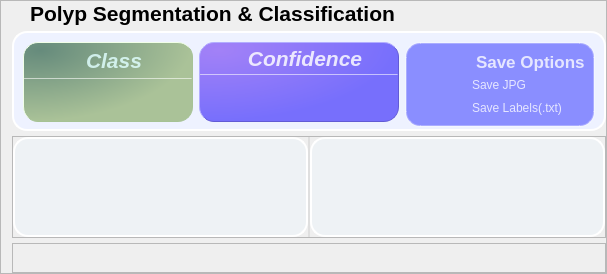
           <widget class="QFrame" name="content">
            <property name="frameShape">
             <enum>QFrame::StyledPanel</enum>
            </property>
            <property name="frameShadow">
             <enum>QFrame::Raised</enum>
            </property>
            <layout class="QHBoxLayout" name="horizontalLayout_5">
             <property name="spacing">
              <number>0</number>
             </property>
             <property name="topMargin">
              <number>0</number>
             </property>
             <property name="rightMargin">
              <number>0</number>
             </property>
             <property name="bottomMargin">
              <number>0</number>
             </property>
             <item>
              <layout class="QVBoxLayout" name="main_content">
               <property name="spacing">
                <number>5</number>
               </property>
               <item>
                <widget class="QLabel" name="char_label">
                 <property name="minimumSize">
                  <size>
                   <width>0</width>
                   <height>20</height>
                  </size>
                 </property>
                 <property name="maximumSize">
                  <size>
                   <width>16777215</width>
                   <height>30</height>
                  </size>
                 </property>
                 <property name="font">
                  <font>
                   <pointsize>16</pointsize>
                   <bold>true</bold>
                  </font>
                 </property>
                 <property name="styleSheet">
                  <string notr="true">padding-left:12px;</string>
                 </property>
                 <property name="text">
                  <string>Polyp Segmentation &amp; Classification</string>
                 </property>
                </widget>
               </item>
               <item>
                <widget class="QFrame" name="QF_Group">
                 <property name="minimumSize">
                  <size>
                   <width>0</width>
                   <height>100</height>
                  </size>
                 </property>
                 <property name="maximumSize">
                  <size>
                   <width>16777215</width>
                   <height>100</height>
                  </size>
                 </property>
                 <property name="styleSheet">
                  <string notr="true">QFrame#QF_Group{
background-color: rgb(238, 242, 255);
border:2px solid rgb(255, 255, 255);
border-radius:15px;
}</string>
                 </property>
                 <property name="frameShape">
                  <enum>QFrame::StyledPanel</enum>
                 </property>
                 <property name="frameShadow">
                  <enum>QFrame::Raised</enum>
                 </property>
                 <layout class="QHBoxLayout" name="horizontalLayout_3">
                  <property name="topMargin">
                   <number>9</number>
                  </property>
                  <property name="bottomMargin">
                   <number>15</number>
                  </property>
                  <item>
                   <widget class="QFrame" name="Target_QF">
                    <property name="minimumSize">
                     <size>
                      <width>170</width>
                      <height>80</height>
                     </size>
                    </property>
                    <property name="maximumSize">
                     <size>
                      <width>170</width>
                      <height>80</height>
                     </size>
                    </property>
                    <property name="toolTipDuration">
                     <number>0</number>
                    </property>
                    <property name="styleSheet">
                     <string notr="true">QFrame#Target_QF{
color: rgb(255, 255, 255);
border-radius: 15px;
background-color: qradialgradient(cx:0, cy:0, radius:1, fx:0.1, fy:0.1, stop:0 rgb(102, 139, 124),  stop:1 rgb(170, 194, 152));
border: 1px outset rgb(166, 194, 149)
}
</string>
                    </property>
                    <property name="frameShape">
                     <enum>QFrame::StyledPanel</enum>
                    </property>
                    <property name="frameShadow">
                     <enum>QFrame::Raised</enum>
                    </property>
                    <layout class="QVBoxLayout" name="verticalLayout_9" stretch="0,2,0">
                     <property name="spacing">
                      <number>0</number>
                     </property>
                     <property name="leftMargin">
                      <number>0</number>
                     </property>
                     <property name="topMargin">
                      <number>0</number>
                     </property>
                     <property name="rightMargin">
                      <number>0</number>
                     </property>
                     <property name="bottomMargin">
                      <number>0</number>
                     </property>
                     <item>
                      <widget class="QFrame" name="Target_top">
                       <property name="styleSheet">
                        <string notr="true">border:none</string>
                       </property>
                       <property name="frameShape">
                        <enum>QFrame::StyledPanel</enum>
                       </property>
                       <property name="frameShadow">
                        <enum>QFrame::Raised</enum>
                       </property>
                       <layout class="QHBoxLayout" name="horizontalLayout_7">
                        <property name="spacing">
                         <number>0</number>
                        </property>
                        <property name="leftMargin">
                         <number>0</number>
                        </property>
                        <property name="topMargin">
                         <number>3</number>
                        </property>
                        <property name="rightMargin">
                         <number>0</number>
                        </property>
                        <property name="bottomMargin">
                         <number>3</number>
                        </property>
                        <item>
                         <widget class="QLabel" name="label_6">
                          <property name="maximumSize">
                           <size>
                            <width>16777215</width>
                            <height>30</height>
                           </size>
                          </property>
                          <property name="font">
                           <font>
                            <family>Segoe UI</family>
                            <pointsize>16</pointsize>
                            <italic>true</italic>
                            <bold>true</bold>
                           </font>
                          </property>
                          <property name="styleSheet">
                           <string notr="true">color: rgba(225, 255, 255,210);
padding-left:12px;
font: 700 italic 16pt &quot;Segoe UI&quot;;</string>
                          </property>
                          <property name="text">
                           <string>Class</string>
                          </property>
                          <property name="alignment">
                           <set>Qt::AlignCenter</set>
                          </property>
                          <property name="indent">
                           <number>0</number>
                          </property>
                         </widget>
                        </item>
                       </layout>
                      </widget>
                     </item>
                     <item>
                      <widget class="Line" name="line_3">
                       <property name="maximumSize">
                        <size>
                         <width>16777215</width>
                         <height>1</height>
                        </size>
                       </property>
                       <property name="styleSheet">
                        <string notr="true">background-color: rgba(255, 255, 255, 89);</string>
                       </property>
                       <property name="orientation">
                        <enum>Qt::Horizontal</enum>
                       </property>
                      </widget>
                     </item>
                     <item>
                      <widget class="QFrame" name="Target_bottom">
                       <property name="styleSheet">
                        <string notr="true">border:none</string>
                       </property>
                       <property name="frameShape">
                        <enum>QFrame::StyledPanel</enum>
                       </property>
                       <property name="frameShadow">
                        <enum>QFrame::Raised</enum>
                       </property>
                       <layout class="QVBoxLayout" name="verticalLayout_10">
                        <property name="spacing">
                         <number>0</number>
                        </property>
                        <property name="leftMargin">
                         <number>0</number>
                        </property>
                        <property name="topMargin">
                         <number>6</number>
                        </property>
                        <property name="rightMargin">
                         <number>0</number>
                        </property>
                        <property name="bottomMargin">
                         <number>6</number>
                        </property>
                        <item alignment="Qt::AlignTop">
                         <widget class="QLabel" name="Target_num">
                          <property name="minimumSize">
                           <size>
                            <width>0</width>
                            <height>30</height>
                           </size>
                          </property>
                          <property name="maximumSize">
                           <size>
                            <width>16777215</width>
                            <height>30</height>
                           </size>
                          </property>
                          <property name="font">
                           <font>
                            <family>Microsoft YaHei UI</family>
                            <pointsize>17</pointsize>
                            <italic>false</italic>
                            <bold>false</bold>
                            <underline>false</underline>
                           </font>
                          </property>
                          <property name="styleSheet">
                           <string notr="true">color: rgb(255, 255, 255);
font: 17pt &quot;Microsoft YaHei UI&quot;;</string>
                          </property>
                          <property name="text">
                           <string/>
                          </property>
                          <property name="alignment">
                           <set>Qt::AlignCenter</set>
                          </property>
                         </widget>
                        </item>
                       </layout>
                      </widget>
                     </item>
                    </layout>
                   </widget>
                  </item>
                  <item>
                   <widget class="QFrame" name="Class_QF">
                    <property name="minimumSize">
                     <size>
                      <width>200</width>
                      <height>80</height>
                     </size>
                    </property>
                    <property name="maximumSize">
                     <size>
                      <width>200</width>
                      <height>80</height>
                     </size>
                    </property>
                    <property name="toolTipDuration">
                     <number>0</number>
                    </property>
                    <property name="styleSheet">
                     <string notr="true">QFrame#Class_QF{
color: rgb(255, 255, 255);
border-radius: 15px;
background-color: qradialgradient(cx:0, cy:0, radius:1, fx:0.1, fy:0.1, stop:0 rgb(162, 129, 247),  stop:1 rgb(119, 111, 252));
border: 1px outset rgb(98, 91, 213);
}
</string>
                    </property>
                    <property name="frameShape">
                     <enum>QFrame::StyledPanel</enum>
                    </property>
                    <property name="frameShadow">
                     <enum>QFrame::Raised</enum>
                    </property>
                    <layout class="QVBoxLayout" name="verticalLayout_7" stretch="0,2,1">
                     <property name="spacing">
                      <number>0</number>
                     </property>
                     <property name="leftMargin">
                      <number>0</number>
                     </property>
                     <property name="topMargin">
                      <number>0</number>
                     </property>
                     <property name="rightMargin">
                      <number>0</number>
                     </property>
                     <property name="bottomMargin">
                      <number>0</number>
                     </property>
                     <item>
                      <widget class="QFrame" name="Class_top">
                       <property name="styleSheet">
                        <string notr="true">border:none</string>
                       </property>
                       <property name="frameShape">
                        <enum>QFrame::StyledPanel</enum>
                       </property>
                       <property name="frameShadow">
                        <enum>QFrame::Raised</enum>
                       </property>
                       <layout class="QHBoxLayout" name="horizontalLayout_6">
                        <property name="spacing">
                         <number>0</number>
                        </property>
                        <property name="leftMargin">
                         <number>0</number>
                        </property>
                        <property name="topMargin">
                         <number>3</number>
                        </property>
                        <property name="rightMargin">
                         <number>0</number>
                        </property>
                        <property name="bottomMargin">
                         <number>3</number>
                        </property>
                        <item>
                         <widget class="QLabel" name="label_5">
                          <property name="maximumSize">
                           <size>
                            <width>16777215</width>
                            <height>30</height>
                           </size>
                          </property>
                          <property name="font">
                           <font>
                            <family>Segoe UI</family>
                            <pointsize>16</pointsize>
                            <italic>true</italic>
                            <bold>true</bold>
                           </font>
                          </property>
                          <property name="styleSheet">
                           <string notr="true">color: rgba(255, 255, 255,210);
padding-left:12px;
font: 700 italic 16pt &quot;Segoe UI&quot;;</string>
                          </property>
                          <property name="text">
                           <string>Confidence</string>
                          </property>
                          <property name="alignment">
                           <set>Qt::AlignCenter</set>
                          </property>
                          <property name="indent">
                           <number>0</number>
                          </property>
                         </widget>
                        </item>
                       </layout>
                      </widget>
                     </item>
                     <item>
                      <widget class="Line" name="line_2">
                       <property name="maximumSize">
                        <size>
                         <width>16777215</width>
                         <height>1</height>
                        </size>
                       </property>
                       <property name="styleSheet">
                        <string notr="true">background-color: rgba(255, 255, 255, 89);</string>
                       </property>
                       <property name="orientation">
                        <enum>Qt::Horizontal</enum>
                       </property>
                      </widget>
                     </item>
                     <item>
                      <widget class="QFrame" name="Class_bottom">
                       <property name="styleSheet">
                        <string notr="true">border:none</string>
                       </property>
                       <property name="frameShape">
                        <enum>QFrame::StyledPanel</enum>
                       </property>
                       <property name="frameShadow">
                        <enum>QFrame::Raised</enum>
                       </property>
                       <layout class="QVBoxLayout" name="verticalLayout_8">
                        <property name="spacing">
                         <number>0</number>
                        </property>
                        <property name="leftMargin">
                         <number>0</number>
                        </property>
                        <property name="topMargin">
                         <number>6</number>
                        </property>
                        <property name="rightMargin">
                         <number>0</number>
                        </property>
                        <property name="bottomMargin">
                         <number>6</number>
                        </property>
                        <item alignment="Qt::AlignTop">
                         <widget class="QLabel" name="Class_num">
                          <property name="minimumSize">
                           <size>
                            <width>0</width>
                            <height>30</height>
                           </size>
                          </property>
                          <property name="maximumSize">
                           <size>
                            <width>16777215</width>
                            <height>30</height>
                           </size>
                          </property>
                          <property name="font">
                           <font>
                            <family>Microsoft YaHei UI</family>
                            <pointsize>17</pointsize>
                            <italic>false</italic>
                            <bold>false</bold>
                            <underline>false</underline>
                           </font>
                          </property>
                          <property name="styleSheet">
                           <string notr="true">color: rgb(255, 255, 255);
font: 17pt &quot;Microsoft YaHei UI&quot;;</string>
                          </property>
                          <property name="text">
                           <string/>
                          </property>
                          <property name="alignment">
                           <set>Qt::AlignCenter</set>
                          </property>
                         </widget>
                        </item>
                       </layout>
                      </widget>
                     </item>
                    </layout>
                   </widget>
                  </item>
                  <item>
                   <widget class="QFrame" name="Save_QF">
                    <property name="minimumSize">
                     <size>
                      <width>190</width>
                      <height>85</height>
                     </size>
                    </property>
                    <property name="maximumSize">
                     <size>
                      <width>190</width>
                      <height>100</height>
                     </size>
                    </property>
                    <property name="styleSheet">
                     <string notr="true">QFrame#Save_QF{
background-color: rgb(138, 142, 255);
border:2px solid rgba(255, 255, 255, 70);
border-radius:15px;
}</string>
                    </property>
                    <layout class="QVBoxLayout" name="verticalLayout_20">
                     <property name="leftMargin">
                      <number>9</number>
                     </property>
                     <property name="topMargin">
                      <number>9</number>
                     </property>
                     <property name="rightMargin">
                      <number>9</number>
                     </property>
                     <property name="bottomMargin">
                      <number>9</number>
                     </property>
                     <item>
                      <widget class="QPushButton" name="ToggleBotton_5">
                       <property name="sizePolicy">
                        <sizepolicy hsizetype="Expanding" vsizetype="Fixed">
                         <horstretch>0</horstretch>
                         <verstretch>0</verstretch>
                        </sizepolicy>
                       </property>
                       <property name="minimumSize">
                        <size>
                         <width>0</width>
                         <height>20</height>
                        </size>
                       </property>
                       <property name="maximumSize">
                        <size>
                         <width>16777215</width>
                         <height>20</height>
                        </size>
                       </property>
                       <property name="font">
                        <font>
                         <family>Nirmala UI</family>
                         <pointsize>13</pointsize>
                         <italic>false</italic>
                         <bold>true</bold>
                        </font>
                       </property>
                       <property name="cursor">
                        <cursorShape>ArrowCursor</cursorShape>
                       </property>
                       <property name="mouseTracking">
                        <bool>true</bool>
                       </property>
                       <property name="focusPolicy">
                        <enum>Qt::StrongFocus</enum>
                       </property>
                       <property name="contextMenuPolicy">
                        <enum>Qt::DefaultContextMenu</enum>
                       </property>
                       <property name="layoutDirection">
                        <enum>Qt::LeftToRight</enum>
                       </property>
                       <property name="autoFillBackground">
                        <bool>false</bool>
                       </property>
                       <property name="styleSheet">
                        <string notr="true">QPushButton{
background-image: url(:/all/img/save.png);
background-repeat: no-repeat;
background-position: left center;
border: none;
border-left: 20px solid transparent;

text-align: left;
padding-left: 40px;
padding-bottom: 2px;
color: rgba(255, 255, 255, 199);
font: 700 13pt &quot;Nirmala UI&quot;;
}</string>
                       </property>
                       <property name="text">
                        <string>Save Options</string>
                       </property>
                       <property name="icon">
                        <iconset theme="zoom-out">
                         <normaloff>.</normaloff>.</iconset>
                       </property>
                       <property name="autoDefault">
                        <bool>false</bool>
                       </property>
                       <property name="default">
                        <bool>false</bool>
                       </property>
                       <property name="flat">
                        <bool>false</bool>
                       </property>
                      </widget>
                     </item>
                     <item>
                      <widget class="QCheckBox" name="save_res_button">
                       <property name="cursor">
                        <cursorShape>PointingHandCursor</cursorShape>
                       </property>
                       <property name="styleSheet">
                        <string notr="true">QCheckBox {
color: rgba(255, 255, 255, 199);
font: 590 10pt &quot;Nirmala UI&quot;;
        }

        QCheckBox::indicator {
            padding-top: 1px;
padding-left: 10px;
            width: 40px;
            height: 30px;
            border: none;
        }

        QCheckBox::indicator:unchecked {
            image: url(:/all/img/check_no.png);
        }

        QCheckBox::indicator:checked {
            image: url(:/all/img/check_yes.png);
        }</string>
                       </property>
                       <property name="text">
                        <string>Save JPG</string>
                       </property>
                      </widget>
                     </item>
                     <item>
                      <widget class="QCheckBox" name="save_txt_button">
                       <property name="cursor">
                        <cursorShape>PointingHandCursor</cursorShape>
                       </property>
                       <property name="styleSheet">
                        <string notr="true">QCheckBox {
color: rgba(255, 255, 255, 199);
font: 590 10pt &quot;Nirmala UI&quot;;
        }

        QCheckBox::indicator {
            padding-top: 1px;
padding-left: 10px;
            width: 40px;
            height: 30px;
            border: none;
        }

        QCheckBox::indicator:unchecked {
            image: url(:/all/img/check_no.png);
        }

        QCheckBox::indicator:checked {
            image: url(:/all/img/check_yes.png);
        }</string>
                       </property>
                       <property name="text">
                        <string>Save Labels(.txt)</string>
                       </property>
                      </widget>
                     </item>
                    </layout>
                   </widget>
                  </item>
                 </layout>
                </widget>
               </item>
               <item>
                <widget class="QFrame" name="Result_QF">
                 <property name="styleSheet">
                  <string notr="true"/>
                 </property>
                 <property name="frameShape">
                  <enum>QFrame::StyledPanel</enum>
                 </property>
                 <property name="frameShadow">
                  <enum>QFrame::Raised</enum>
                 </property>
                 <layout class="QVBoxLayout" name="verticalLayout_16">
                  <property name="spacing">
                   <number>0</number>
                  </property>
                  <property name="leftMargin">
                   <number>0</number>
                  </property>
                  <property name="topMargin">
                   <number>0</number>
                  </property>
                  <property name="rightMargin">
                   <number>0</number>
                  </property>
                  <property name="bottomMargin">
                   <number>0</number>
                  </property>
                  <item>
                   <widget class="QSplitter" name="splitter">
                    <property name="styleSheet">
                     <string notr="true">#splitter::handle{background: 1px solid  rgba(200, 200, 200,100);}</string>
                    </property>
                    <property name="orientation">
                     <enum>Qt::Horizontal</enum>
                    </property>
                    <property name="handleWidth">
                     <number>2</number>
                    </property>
                    <widget class="QLabel" name="pre_video">
                     <property name="minimumSize">
                      <size>
                       <width>200</width>
                       <height>100</height>
                      </size>
                     </property>
                     <property name="styleSheet">
                      <string notr="true">background-color: rgb(238, 242, 245);
border:2px solid rgb(255, 255, 255);
border-radius:15px</string>
                     </property>
                     <property name="text">
                      <string/>
                     </property>
                     <property name="alignment">
                      <set>Qt::AlignCenter</set>
                     </property>
                    </widget>
                    <widget class="QLabel" name="res_video">
                     <property name="minimumSize">
                      <size>
                       <width>200</width>
                       <height>100</height>
                      </size>
                     </property>
                     <property name="styleSheet">
                      <string notr="true">background-color: rgb(238, 242, 245);
border:2px solid rgb(255, 255, 255);
border-radius:15px</string>
                     </property>
                     <property name="text">
                      <string/>
                     </property>
                     <property name="alignment">
                      <set>Qt::AlignCenter</set>
                     </property>
                    </widget>
                   </widget>
                  </item>
                 </layout>
                </widget>
               </item>
               <item>
                <widget class="QFrame" name="Pause_QF">
                 <property name="minimumSize">
                  <size>
                   <width>0</width>
                   <height>30</height>
                  </size>
                 </property>
                 <property name="maximumSize">
                  <size>
                   <width>16777215</width>
                   <height>30</height>
                  </size>
                 </property>
                 <property name="frameShape">
                  <enum>QFrame::StyledPanel</enum>
                 </property>
                 <property name="frameShadow">
                  <enum>QFrame::Raised</enum>
                 </property>
                 <layout class="QHBoxLayout" name="horizontalLayout_4">
                  <property name="spacing">
                   <number>10</number>
                  </property>
                  <property name="leftMargin">
                   <number>0</number>
                  </property>
                  <property name="topMargin">
                   <number>0</number>
                  </property>
                  <property name="rightMargin">
                   <number>3</number>
                  </property>
                  <property name="bottomMargin">
                   <number>0</number>
                  </property>
                  <item>
                   <widget class="QPushButton" name="run_button">
                    <property name="minimumSize">
                     <size>
                      <width>0</width>
                      <height>30</height>
                     </size>
                    </property>
                    <property name="maximumSize">
                     <size>
                      <width>16777215</width>
                      <height>30</height>
                     </size>
                    </property>
                    <property name="cursor">
                     <cursorShape>PointingHandCursor</cursorShape>
                    </property>
                    <property name="mouseTracking">
                     <bool>true</bool>
                    </property>
                    <property name="styleSheet">
                     <string notr="true">QPushButton{
background-repeat: no-repeat;
background-position: center;
border: none;
}
QPushButton:hover{

}</string>
                    </property>
                    <property name="text">
                     <string/>
                    </property>
                    <property name="icon">
                     <iconset resource="resources.qrc">
                      <normaloff>:/all/img/begin.png</normaloff>
                      <normalon>:/all/img/pause.png</normalon>:/all/img/begin.png</iconset>
                    </property>
                    <property name="iconSize">
                     <size>
                      <width>30</width>
                      <height>30</height>
                     </size>
                    </property>
                    <property name="checkable">
                     <bool>true</bool>
                    </property>
                    <property name="checked">
                     <bool>false</bool>
                    </property>
                   </widget>
                  </item>
                  <item>
                   <widget class="QPushButton" name="stop_button">
                    <property name="minimumSize">
                     <size>
                      <width>0</width>
                      <height>30</height>
                     </size>
                    </property>
                    <property name="maximumSize">
                     <size>
                      <width>16777215</width>
                      <height>30</height>
                     </size>
                    </property>
                    <property name="cursor">
                     <cursorShape>PointingHandCursor</cursorShape>
                    </property>
                    <property name="styleSheet">
                     <string notr="true">QPushButton{
background-image: url(:/all/img/stop.png);
background-repeat: no-repeat;
background-position: center;
border: none;
}

QPushButton:hover{

}</string>
                    </property>
                    <property name="text">
                     <string/>
                    </property>
                   </widget>
                  </item>
                 </layout>
                </widget>
               </item>
              </layout>
             </item>
            </layout>
           </widget>
